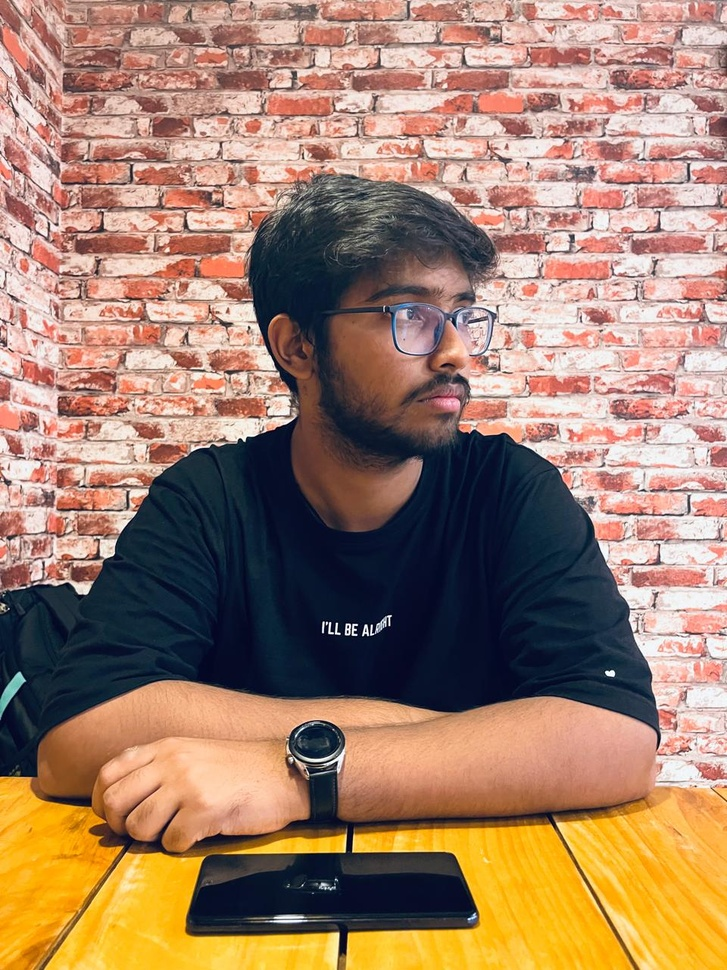
#> input picture assets/me.jpeg, 727 x 970 px, shrunk from 960 x 1280 before the run, given in place of me.jpg.jpeg, which was not available
$ python clean_photo.py
#> lines starting #> are read from the running program, lines starting #| are printed output that depends on the picture; pictures that were not available may be replaced by others from this repository, and a replacement may not be noted
"""
Stage 3a: Clean a source photo for ASCII conversion.
  - Crops to a head-and-shoulders region (tweak CROP below to reframe)
  - Removes the background with rembg
  - Boosts local contrast with CLAHE so the face has real light/dark range
  - Composites onto a WHITE canvas so empty space maps to blank characters
Writes: assets/photo-ready.png
Usage:  python tools/clean_photo.py assets/me.jpg.jpeg
"""
import sys
from pathlib import Path
import numpy as np
import cv2
from PIL import Image
from rembg import remove

# Crop as fractions of (width, height). 0 = top/left edge, 1 = bottom/right.
# Shrink the box to zoom into the face; grow it to include more shoulder.
CROP = dict(left=0.20, right=0.82, top=0.13, bottom=0.60)

def main():
    src = Path(sys.argv[1] if len(sys.argv) > 1 else "assets/me.jpg.jpeg")
    img = Image.open(src).convert("RGB")
#> img is the input picture: PIL image 727x970 RGB; mean R, G, B 159.2, 126.5, 105.4
    w, h = img.size
#> w = 727; h = 970

    # 1) Crop to head & shoulders
    box = (int(CROP["left"] * w), int(CROP["top"] * h),
           int(CROP["right"] * w), int(CROP["bottom"] * h))
#> box = (145, 126, 596, 582)
    img = img.crop(box)
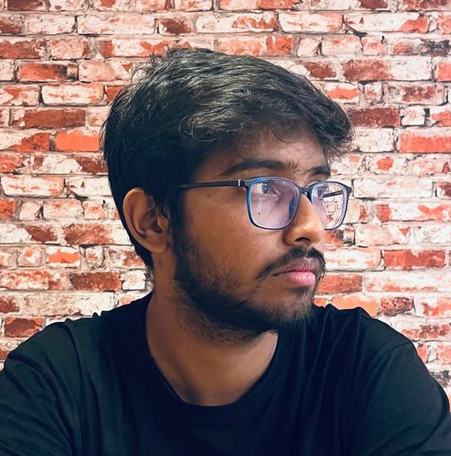
#> img: PIL image 451x456 RGB; mean R, G, B 127, 106.2, 105.9
    print(f"cropped to {img.size}")
#| cropped to (451, 456)

    # 2) CLAHE local-contrast boost on the L (lightness) channel
    lab = cv2.cvtColor(np.array(img), cv2.COLOR_RGB2LAB)
#> lab: shape (456, 451, 3); mean of channels 0, 1, 2 115.9, 137.5, 130.8
    l, a, b = cv2.split(lab)
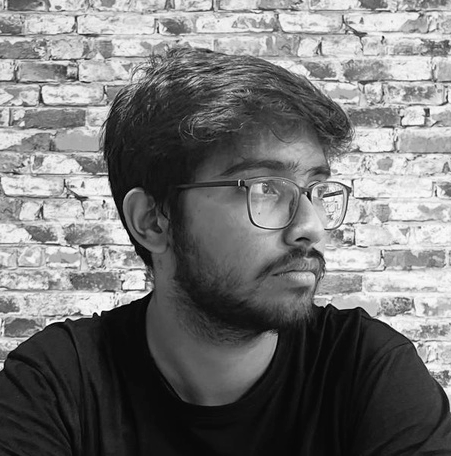
#> l: shape (456, 451); min 0, max 255, mean 115.9
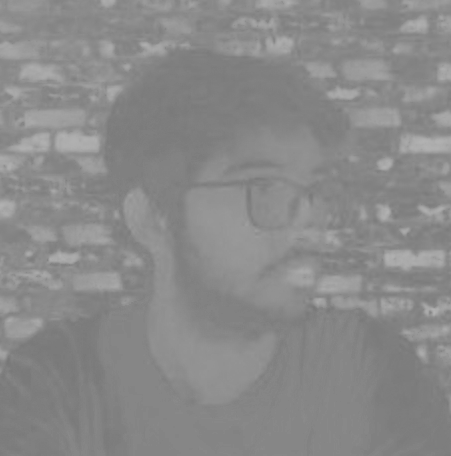
#> a: shape (456, 451); min 120, max 179, mean 137.5
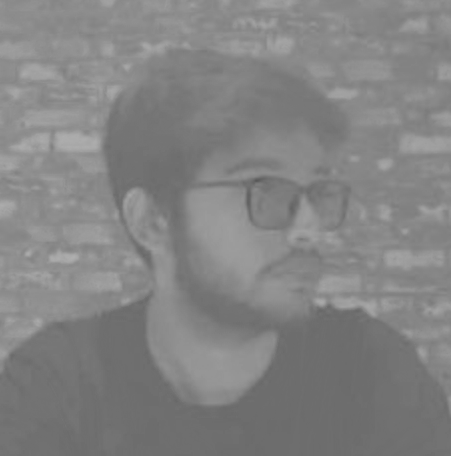
#> b: shape (456, 451); min 88, max 175, mean 130.8
    l = cv2.createCLAHE(clipLimit=2.5, tileGridSize=(8, 8)).apply(l)
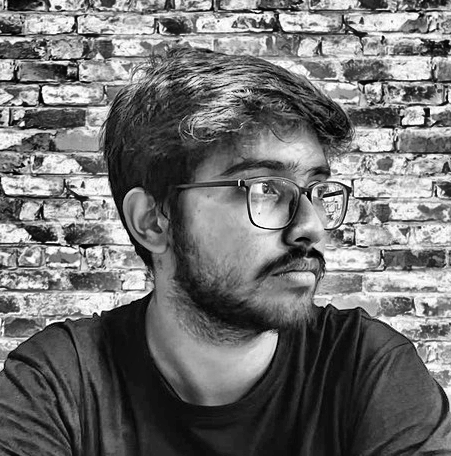
#> l: shape (456, 451); min 0, max 255, mean 112
    img = Image.fromarray(cv2.cvtColor(cv2.merge((l, a, b)), cv2.COLOR_LAB2RGB))
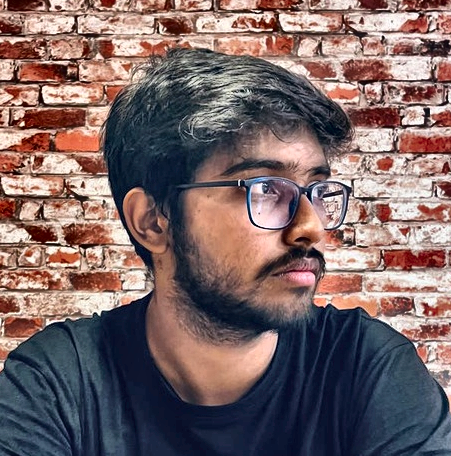
#> img: PIL image 451x456 RGB; mean R, G, B 121.6, 101.7, 101.9

    # 3) Remove background -> RGBA (subject + transparency)
    cut = remove(img)
    print("background removed")

    # 4) Composite onto a white canvas (alpha as the mask)
    white = Image.new("RGB", cut.size, (255, 255, 255))
    white.paste(cut, mask=cut.split()[-1])

    out = Path("assets/photo-ready.png")
    white.save(out)
    print(f"wrote {out}  ({white.size[0]}x{white.size[1]})")

if __name__ == "__main__":
    main()
#> (the call stopped at in main, `cut = remove(img)`: rembg is not available in this run)
